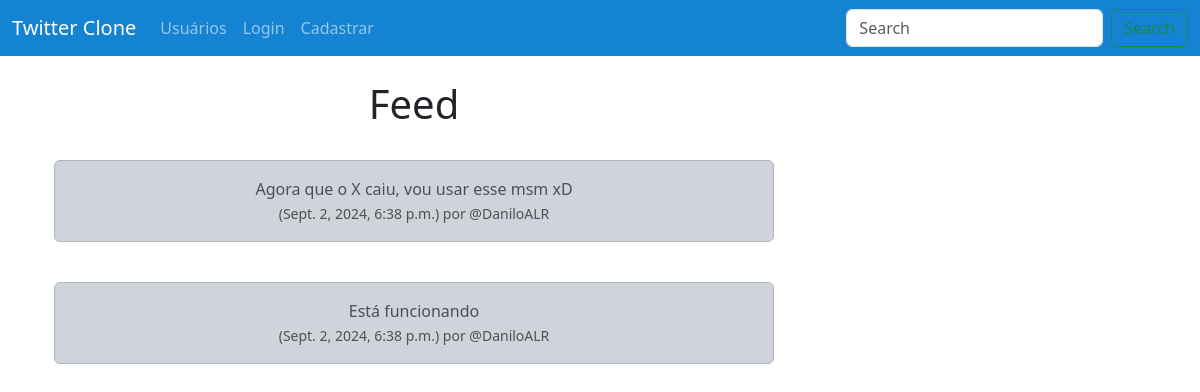
The page / on the database its author committed.
### myapp/models.py (models this page shows, shortened)
class tweet(models.Model):
    user = models.ForeignKey(
        User, related_name="tweets",
        on_delete=models.DO_NOTHING
    )
    body = models.CharField(max_length=200)
    created_at = models.DateTimeField(auto_now_add=True)

### myapp/views.py (the view)
# urls.py: path('', views.home, name='home'),
def home(request):
    if request.user.is_authenticated:
        form = TweetForm(request.POST or None)
        if request.method == "POST":
            if form.is_valid():
                tweeti = form.save(commit=False)
                tweeti.user = request.user
                tweeti.save()
                messages.success(request, ("Tweet postado!"))
                return redirect('home')
        tweets = tweet.objects.all().order_by("-created_at")
        return render(request, 'home.html', {"tweets":tweets, "form":form})
    else:
        tweets = tweet.objects.all().order_by("-created_at")
        return render(request, 'home.html', {"tweets":tweets})

### myapp/templates/home.html (shortened to what this page needs)
{% extends 'base.html' %}
{% block content %}
<div class="container text-center">
    <div class="row">
        <div class="col-8">
            <h1>Feed</h1><br/>
                {% for tweet in tweets %}
                    <div class="alert alert-dark" role="alert">
                        {{ tweet.body }}<br/>
                        <small class="text-muted">
                            ({{ tweet.created_at }}) por @{{ tweet.user.username }}
                        </small>
                    </div><br/>
                {% endfor %}
        </div>
        <div class="col-4"><br/><br/><br/>
        </div>
    </div>
</div>
{% endblock %}

### rows shown on the page
tweet: body "Agora que o X caiu, vou usar esse msm xD", created_at "Sept. 2, 2024, 6:38 p.m.", user.username "DaniloALR"
tweet: body "Está funcionando", created_at "Sept. 2, 2024, 6:38 p.m.", user.username "DaniloALR"
